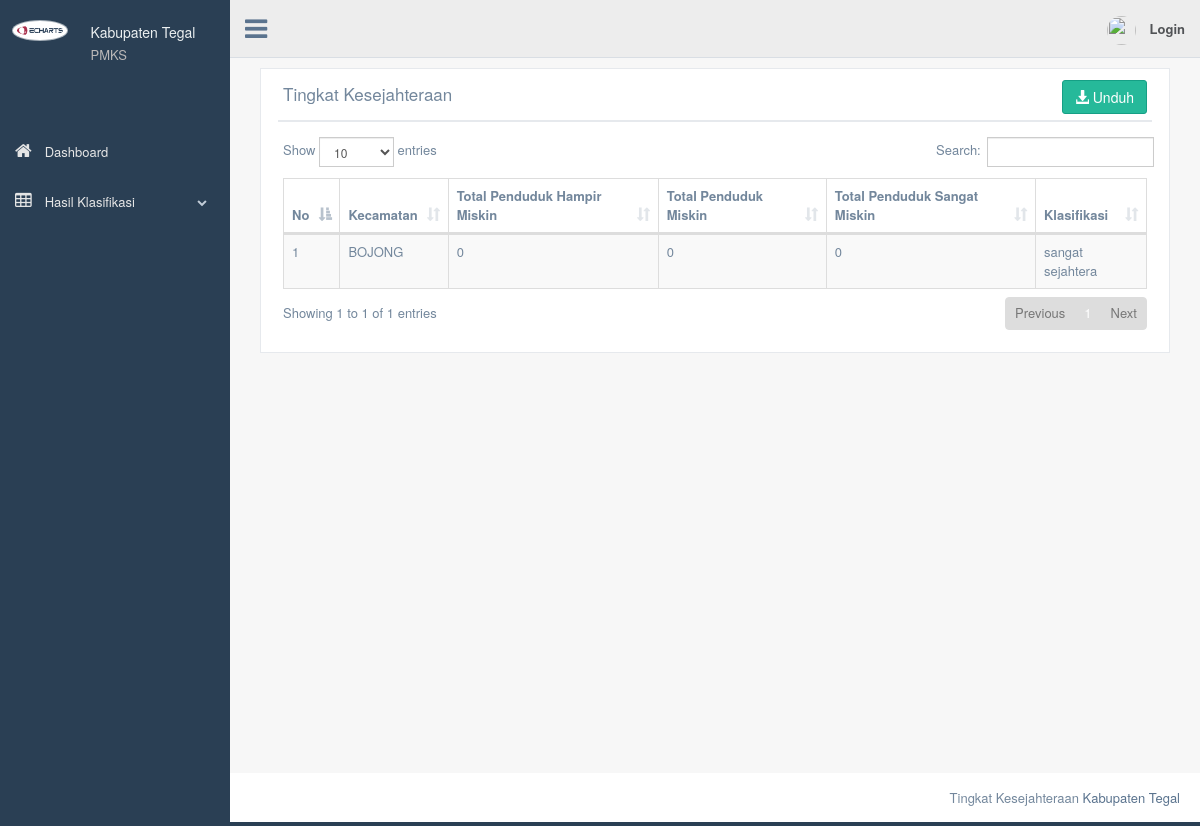
The app's page /index.php/c_user/klasifikasi_kecamatan, older data.
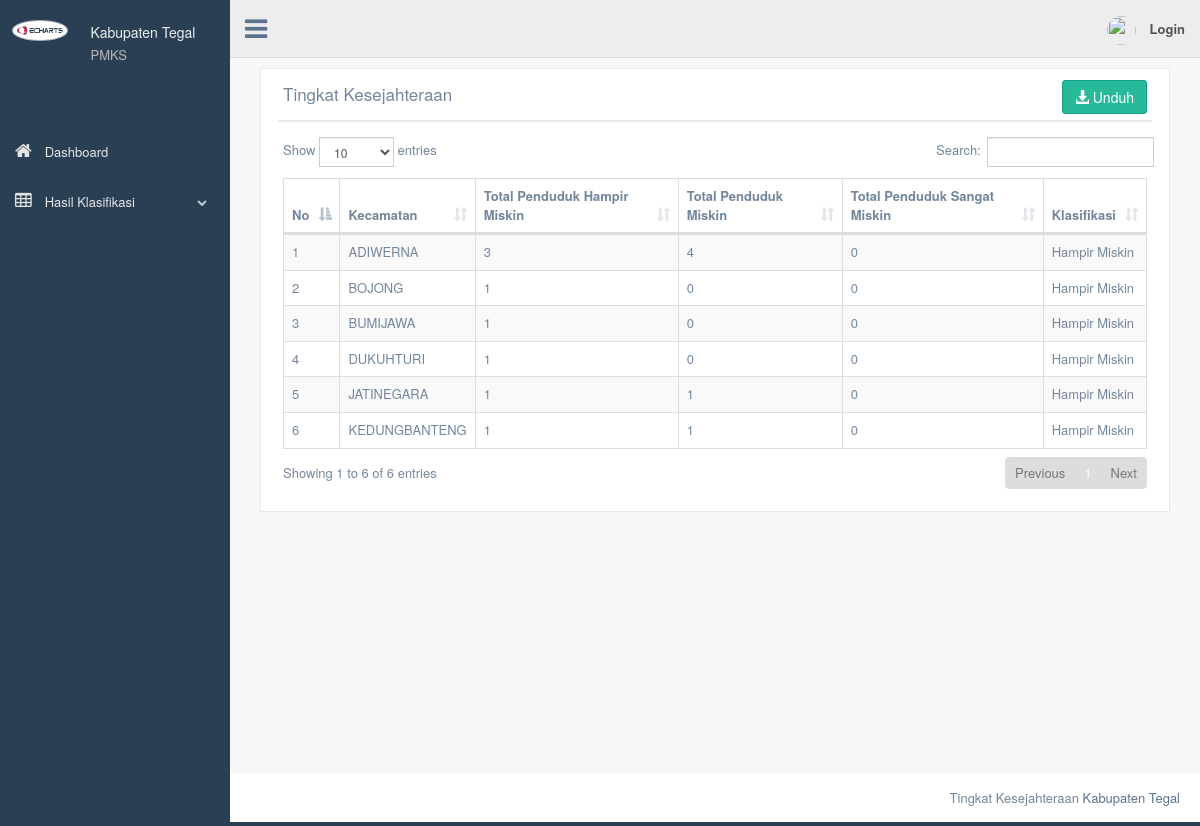
The same page, newer data.
### tables this page shows
CREATE TABLE `tb_variabel_desa` (
  `variabel_id` int(11) NOT NULL,
  `nama_variabel` varchar(50) NOT NULL,
  `min` decimal(10,0) NOT NULL,
  `persen` char(4) NOT NULL
);

### application/controllers/c_user.php (called while the page is built, shortened)
<?php
class C_User extends CI_Controller {
    public function klasifikasi_kecamatan(){
        $fuzzy['fuzzy']= $this->mamdani->viewKecamatan();
        $fuzzy['tingkat']= $this->mamdani->klasifikasi_wilayah();
		$fuzzy['kali_kec']=$this->mamdani->get_total_penduduk_kecamatan();
		$fuzzy['kali_desa']=$this->mamdani->get_total_penduduk_desa();
        $this->load->view('templates/u_header');
        $this->load->view('user/tabel',$fuzzy);
        $this->load->view('templates/u_footer');
    }
}
?>

### index.php (called while the page is built, shortened)
<?php
require_once BASEPATH.'core/CodeIgniter.php';

### application/models/mamdani.php (called while the page is built, shortened)
<?php
class mamdani extends CI_Model{
     public function viewKecamatan(){
      $this->db->select('nama_kecamatan,
      sum(if(klasifikasi="Hampir Miskin",1,0)) as rendah, sum(if(klasifikasi="Miskin",1,0)) as sedang,
      sum(if(klasifikasi="Sangat Miskin",1,0)) as tinggi');
        $this->db->from('tb_klasifikasi_penduduk');
        $this->db->join('tb_kecamatan','tb_kecamatan.kecamatan_id=tb_klasifikasi_penduduk.kecamatan');
        $this->db->group_by('nama_kecamatan, tahun_klasifikasi');
        return $query=$this->db->get()->result();
     }
  function klasifikasi_wilayah(){
    return $this->db->select('*')->from('tb_variabel_desa')->get()->result();
  }
  function get_total_penduduk_kecamatan(){
    return $this->db->select('*')->from('tb_kecamatan')->get()->result();
  }
  function get_total_penduduk_desa(){
    return $this->db->select('*')->from('tb_desa')->get()->result();
  }
}

### application/views/user/tabel.php (the view)
 <div class="right_col" role="main">
<div class="col-md-12 col-sm-12 col-xs-12">
                <div class="x_panel">
                  <div class="x_title">
                    <h2>Tingkat Kesejahteraan <small>PMKS</small></h2>
                    <div class="btn-group pull-right" >
                    <a class="btn btn-success" href="<?php echo base_url('c_report/excel_kecamatan/') ?>" title="Unduh Excel">
                    <i class="glyphicon glyphicon-download-alt" > </i> Unduh</a>
                    </div>
                    <div class="clearfix"></div>
                  </div>
                  <div class="x_content">
                    <table id="datatable" class="table table-striped table-bordered">
                    <thead>
                        <tr>
                        <th>No</th>
                          <th>Kecamatan</th>
                          <th>Total Penduduk Hampir Miskin</th>
                          <th>Total Penduduk Miskin</th>
                          <th>Total Penduduk Sangat Miskin</th>
                          <th>Klasifikasi</th>
                        </tr>
                      </thead>
                      <tbody>
                      <?php $no=1;
                      if (!empty($fuzzy)) {
                        foreach ($fuzzy as $ct) : ?>
                          <tr>
                          <td><?php echo $no++ ?></td>
                          <td><?php echo $ct->nama_kecamatan ?></td>
                          <td><?php echo $ct->rendah ?></td>
                          <td><?php echo $ct->sedang ?></td>
                          <td><?php echo $ct->tinggi ?></td>
                          <td>
                          <?php
                            foreach ($kali_kec as $kec) {
                              if ($ct->nama_kecamatan==$kec->nama_kecamatan) {
                                foreach ($tingkat as $data) {
                                  if (($ct->rendah + $ct->sedang + $ct->tinggi) <= ($data->persen*$kec->total_penduduk)) {
                                    echo $data->nama_variabel;
                                  break;
                                  }
                                }
                              }
                            }
                           ?>
                           </td>
                          </tr>
                          <?php endforeach;  }?>
                      </tbody>
                    </table>
                  </div>
                </div>
              </div>
 </div>

Row changes from the older to the newer data that the page shows:
changed tb_kecamatan (number 2 of 6 on the later page): gains tb_variabel_desa (nama_variabel "Hampir Miskin"); loses tb_variabel_desa (nama_variabel "sangat sejahtera")
Text that changed along with them:
text written by a page script: "Show entries Search: Showing 1 to 1 of 1 entries Previous 1 Next" → "Show entries Search: Showing 1 to 6 of 6 entries Previous 1 Next"
new list line: "1 ADIWERNA 3 4 0"
new list line: "2 BOJONG 1 0 0"
new list line: "3 BUMIJAWA 1 0 0"
new list line: "4 DUKUHTURI 1 0 0"
new list line: "5 JATINEGARA 1 1 0"
new list line: "6 KEDUNGBANTENG 1 1 0"
list line gone: "1 BOJONG 0 0 0"
